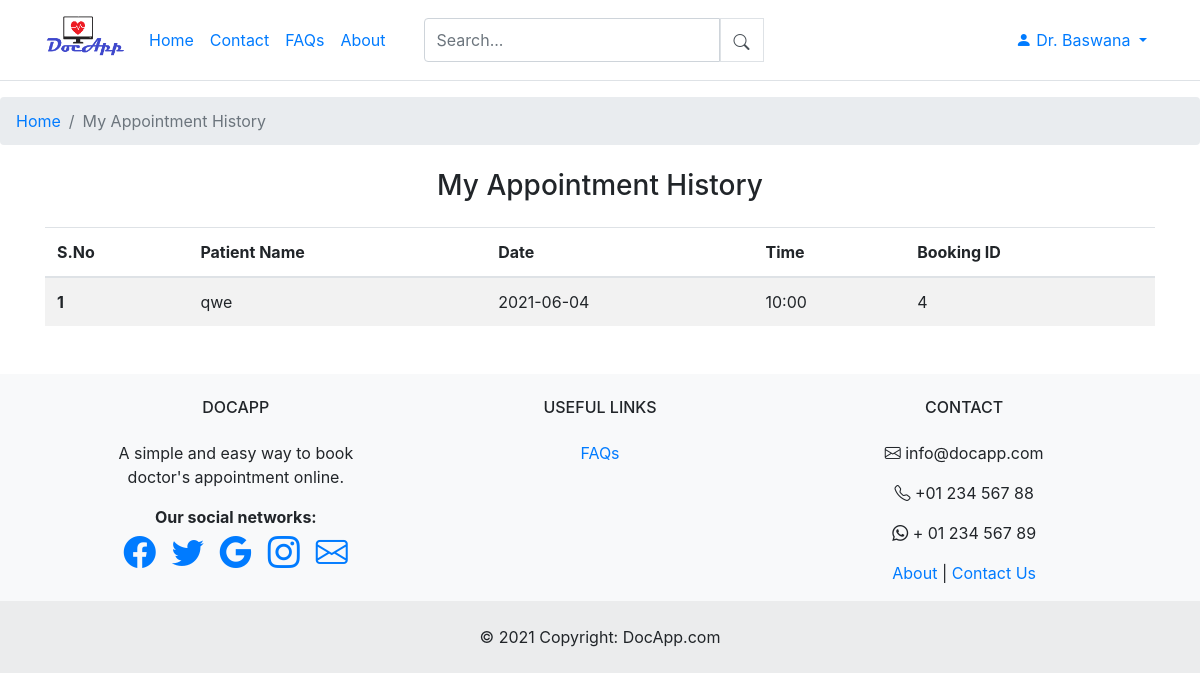
Screenshot of /appointmentHistory.php (signed in) with the database file from the repository.
### tables this page shows
CREATE TABLE `booking_request` (
  `b_id` int(11) NOT NULL,
  `d_id` int(11) NOT NULL,
  `d_name` varchar(255) NOT NULL,
  `cu_id` int(11) NOT NULL,
  `cu_name` varchar(255) NOT NULL,
  `p_name` varchar(255) NOT NULL,
  `b_date` date NOT NULL,
  `b_time` varchar(10) NOT NULL
);

### appointmentHistory.php (the view, shortened to what this page needs)
<!DOCTYPE html>
<html lang="en">
<head>
</head>
<body>
<header>
    <?php include('navbar.php');?>
</header>
    <nav aria-label="breadcrumb">
    <ol class="breadcrumb">
    <?php
    if ($_SESSION)
    {
        if ($_SESSION['role'] == 'admin')
            echo '<li class="breadcrumb-item"><a href="admin_session.php">Home</a></li>';
        elseif ($_SESSION['role'] == 'doctor')
          echo '<li class="breadcrumb-item"><a href="doctor_session.php">Home</a></li>';
        elseif ($_SESSION['role'] == 'patient')
          echo '<li class="breadcrumb-item"><a href="user_session.php">Home</a></li>';
    }
    else
    {
        echo '<li class="breadcrumb-item"><a href="index.php">Home</a></li>';
    }
    ?>
        <li class="breadcrumb-item active" aria-current="page">My Appointment History</li>
    </ol>
  </nav>
<?php
    include('dbconn.php');
    $doc_id = $_SESSION['id'];
    $sql = " SELECT * FROM booking_request WHERE d_id = '$doc_id' ";
	$result = mysqli_query($connect,$sql);
	$count = mysqli_num_rows($result);
?>
  <?php
  if($count>=1){
?>
<div class="container text-center">
    <div class="d-grid gap-2 col-6 mx-auto my-4">
        <h3>My Appointment History</h3>
    </div>
</div>
<div class="container">
  <table class="table table-hover table-striped">
  <thead>
    <tr>
      <th scope="col">S.No</th>
      <th scope="col">Patient Name</th>
      <th scope="col">Date</th>
      <th scope="col">Time</th>
      <th scope="col">Booking ID</th>
    </tr>
  </thead>
  <?php
  $c=1;
  while($row=mysqli_fetch_array($result)){ ?>
  <tbody>
    <tr>
      <th scope="row"><?php echo $c ; ?></th>
      <td><?php echo $row['p_name'] ; ?></td>
      <td><?php echo $row['b_date'] ; ?></td>
      <td><?php echo $row['b_time'] ; ?></td>
      <td><?php echo $row['b_id'] ; ?></td>
    </tr>
    </tbody>
    <?php $c=$c + 1; }
     ?>
</table>
<?php
}
?>
</div>
  <footer>
    <?php include('footer.php');?>
</footer>
</body>
</html>

### rows the page displays
booking_request: p_name "qwe", b_date "2021-06-04", b_time "10:00", b_id "4"

### other values shown
$_SESSION['name'] "Baswana"
